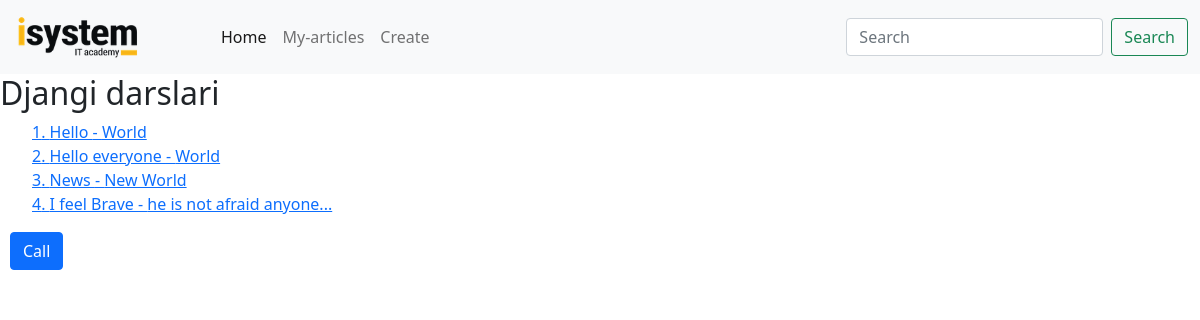
The page /articles/my-articles/ (signed in) on the database its author committed.
### articles/models.py (models this page shows, shortened)
class Article(models.Model):
    author = models.ForeignKey(User, on_delete=models.SET_NULL, null=True, blank=True)
    title = models.CharField(max_length=255)
    image = models.ImageField(upload_to='articles', null=True)
    slug = models.SlugField(unique=True, null=True)
    content = models.TextField()
    tags = models.ManyToManyField(Tag, null=True, blank=True)
    time = models.DateTimeField(null=True)
    last_update = models.DateTimeField(auto_now=True)
    created_at = models.DateTimeField(auto_now_add=True)
    objects = ArticleManager()

### articles/views.py (the view)
# urls.py: path('my-articles/', my_articles_view),
@login_required
def my_articles_view(request):
    object_list = Article.objects.filter(author=request.user)
    context = {
        'object_list': object_list
    }
    return render(request, 'articles/index.html', context)

### templates/articles/index.html (shortened to what this page needs)
{% extends 'base.html' %}
{% block content %}
<ul>
    {% for object in object_list %}
    <li style="list-style: none;">
        <a href="{% url 'article_detail_view' object.slug %}">{{ forloop.counter }}. {{object.title}} -
            {{object.content}}</a>
    </li>
    {% endfor %}
</ul>
<div style="margin: 10px;">
    <button type="submit" id="hello-btn" class="btn btn-primary">Call</button>
</div>
{% endblock %}

### static/css/index.css (style rules this page uses)
body { background-color: #fffccf; }

### rows shown on the page
Article: title "Hello", content "World"
Article: title "Hello everyone", content "World"
Article: title "News", content "New World"
Article: title "I feel Brave", content "he is not afraid anyone..."
